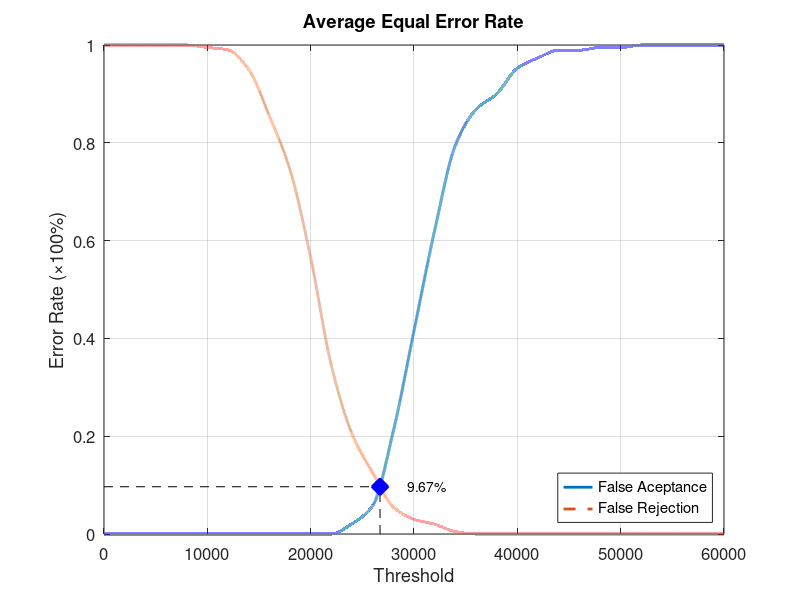
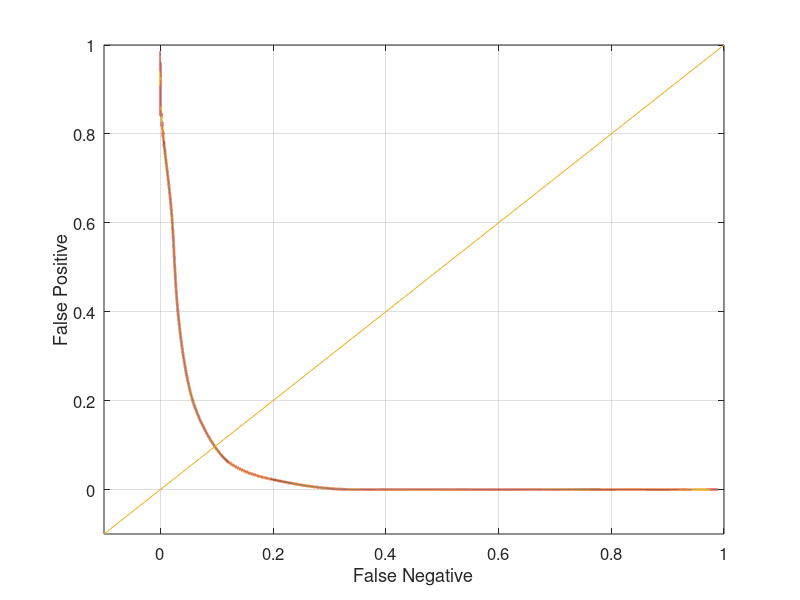

MATLAB code for these plots, in order:
function yEER = Database3_2
close all;
clear;
clc;
x = 0:2000:60000;
xq = 0:0.5:60000;

y0 = [0 0 0 0 0 0 0 0 0 0 0 0 0.0210526 0.0578947 0.210526 0.415789 0.621053 0.794737 0.868421 0.9 0.952632 0.973684 0.989474 0.989474 0.994737 0.994737 1 1 1 1 1];
yy0 = interp1(x, y0, xq, 'pchip');
y1 = [1 1 1 1 1 0.995 0.99 0.95 0.855 0.745 0.565 0.345 0.205 0.125 0.055 0.03 0.02 0.005 0 0 0 0 0 0 0 0 0 0 0 0 0];
yy1 = interp1(x, y1, xq, 'pchip');

% Calculating EER: 
y2 = abs(y0 - y1);
find(y2 == min(y2))
yy2 = abs(yy0 - yy1);
xEER = find(yy2 == min(yy2));
xEERIndex = xq(xEER) % X-axis EER
yEER = yy0(xEER) % Y-axis EER

main = figure
plot(xq, yy0,'-','LineWidth', 2);	hold on
plot(xq, yy1,'--','LineWidth', 2);	hold on
plot([xEERIndex xEERIndex], [0 yEER], 'k--');	hold on
plot([0 xEERIndex], [yEER yEER], 'k--');	hold on
plot(xEERIndex, yEER, 'bx', 'LineWidth', 10);	hold on
text(xEERIndex + 10 * xEERIndex / 100, yEER, [num2str(round((10000 * yEER)) / 100) '%'])
legend('False Aceptance', 'False Rejection', 'Location', 'SouthEast')
xlabel('Threshold')
ylabel('Error Rate (\times100%)')
title('Average Equal Error Rate')
set(gca, 'FontSize', 12)
axis([0 60000 0 1])
grid on

print(main, 'Database3_2Main', '-dpng');
FNRxFPR = figure('Color', [1 1 1]);
plot(yy1, yy0, '-', yy1, yy0, 'LineWidth', 2);
hold on
y = -0.1:0.1:1
plot(y, y); 
set(gca, 'FontSize', 12)
xlabel('False Negative')
ylabel('False Positive')
axis([-0.1 1 -0.1 1])
set(gca, 'FontSize', 12)
grid on

print(FNRxFPR, 'Database3_2FNRxFPR','-dpng');
end
